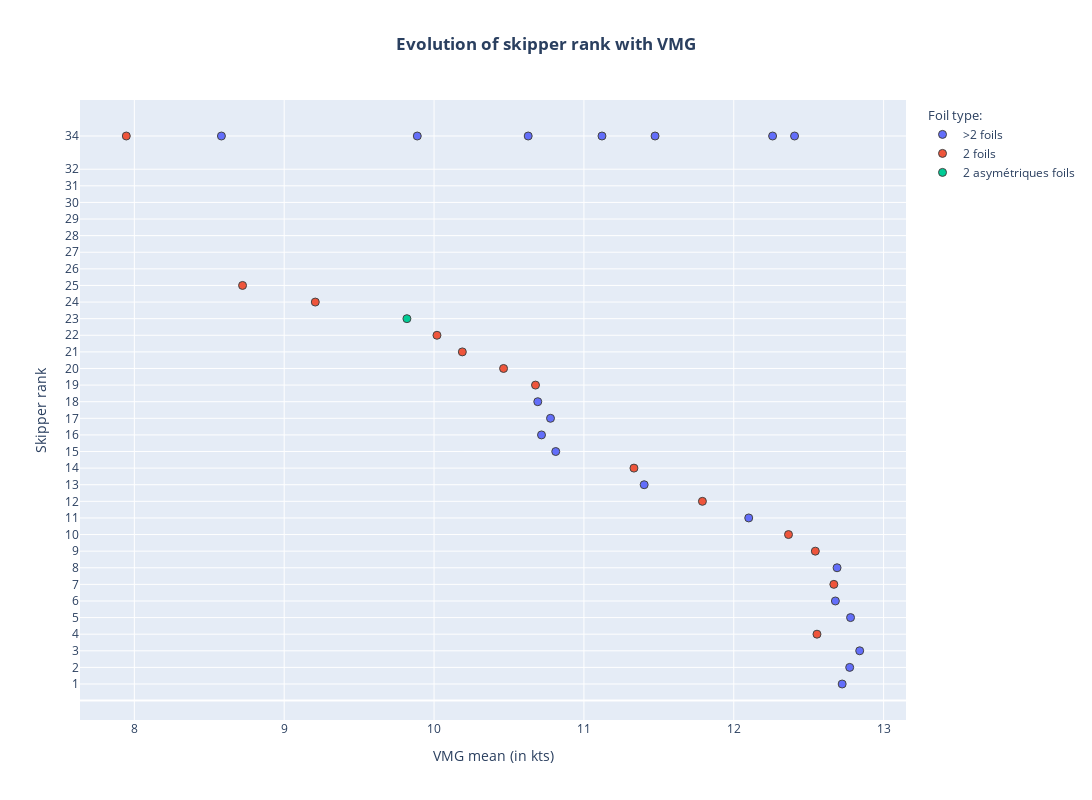

Notebook code for this chart:
### Markdown cell above
##### Cette partie consiste à analyser l'importance du type de foils d'un voilier. On constate ci-dessous que 3 types de foils sont utilisés: 2 foils, 2 foils asymétriques et +2 foils. D'après le graphe, il est difficile de trancher sur le type de foils permettant d'améliorer le classement en regardant uniquement le classement final.<br>Néanmoins, on peut dire que les voiliers possédant 2 foils asymétriques ne sont pas les plus performants et que les voiliers avec +2 foils sont meilleurs que ceux avec uniquement 2 foils.

### Code cell
display_foil_influence(df_skipper_foils)

### Figure 1 — Plotly figure (JSON) as saved in the notebook; plotly's stock layout.template omitted (floating-point values rounded to 4 significant figures)
{"data": [{"customdata": [3, 10, 6, 18, 26, 24, 32, 4, 5, 28, 25, 22, 33, 20, 0, 11, 29, 14, 31], "hovertemplate": "<b>Skipper id</b>: %{customdata}<br><b>VMG</b>: %{x}<br><b>Skipper rank</b>: %{y}<br><b>Boat foil type</b>: >2 foils", "legendgrouptitle": {"text": "Foil type:"}, "marker": {"line": {"width": 1}, "size": 8}, "mode": "markers", "name": ">2 foils", "type": "scatter", "x": [12.72, 12.77, 12.84, 12.78, 12.68, 12.69, 12.1, 11.4, 10.81, 10.72, 10.78, 10.69, 9.888, 12.41, 8.581, 10.63, 11.47, 12.26, 11.12], "y": [1, 2, 3, 5, 6, 8, 11, 13, 15, 16, 17, 18, 34, 34, 34, 34, 34, 34, 34]}, {"customdata": [21, 27, 13, 30, 9, 1, 17, 7, 15, 23, 2, 19, 12], "hovertemplate": "<b>Skipper id</b>: %{customdata}<br><b>VMG</b>: %{x}<br><b>Skipper rank</b>: %{y}<br><b>Boat foil type</b>: 2 foils", "legendgrouptitle": {"text": "Foil type:"}, "marker": {"line": {"width": 1}, "size": 8}, "mode": "markers", "name": "2 foils", "type": "scatter", "x": [12.56, 12.67, 12.54, 12.37, 11.79, 11.33, 10.68, 10.46, 10.19, 10.02, 9.207, 8.722, 7.946], "y": [4, 7, 9, 10, 12, 14, 19, 20, 21, 22, 24, 25, 34]}, {"customdata": [8], "hovertemplate": "<b>Skipper id</b>: %{customdata}<br><b>VMG</b>: %{x}<br><b>Skipper rank</b>: %{y}<br><b>Boat foil type</b>: 2 asymétriques foils", "legendgrouptitle": {"text": "Foil type:"}, "marker": {"line": {"width": 1}, "size": 8}, "mode": "markers", "name": "2 asymétriques foils", "type": "scatter", "x": [9.819], "y": [23]}], "layout": {"height": 800, "title": {"text": "<b>Evolution of skipper rank with VMG</b>", "x": 0.5}, "width": 1200, "xaxis": {"title": {"text": "VMG mean (in kts)"}}, "yaxis": {"tickvals": [1, 2, 3, 4, 5, 6, 7, 8, 9, 10, 11, 12, 13, 14, 15, 16, 17, 18, 19, 20, 21, 22, 23, 24, 25, 26, 27, 28, 29, 30, 31, 32, 34], "title": {"text": "Skipper rank"}}}}
